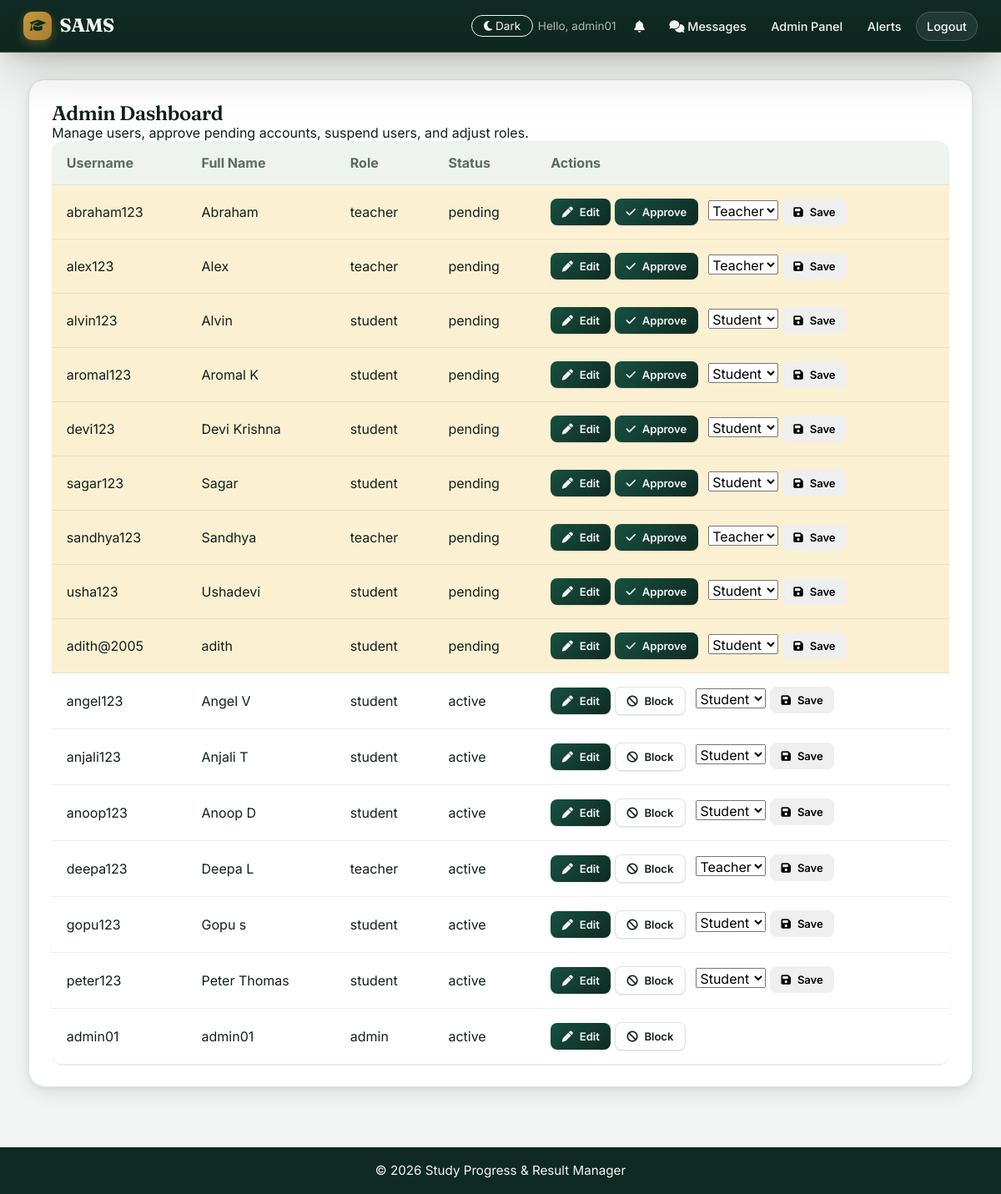
Screenshot of /admin (signed in) with the database file from the repository.
### tables this page shows
CREATE TABLE "users" (
                id INTEGER PRIMARY KEY AUTOINCREMENT,
                username TEXT UNIQUE NOT NULL,
                password TEXT NOT NULL,
                role TEXT NOT NULL CHECK(role IN ('teacher', 'student', 'admin')),
                full_name TEXT NOT NULL,
                status TEXT NOT NULL CHECK(status IN ('pending', 'active', 'blocked')) DEFAULT 'pending',
                department TEXT,
                created_at TIMESTAMP DEFAULT CURRENT_TIMESTAMP
            , theme VARCHAR(10) DEFAULT 'light');

### app.py (the view)
@app.route('/admin')
@login_required
@admin_required
def admin_dashboard():
    conn = get_db_connection()
    users = conn.execute('''
        SELECT * FROM users
        ORDER BY CASE status WHEN 'pending' THEN 0 WHEN 'active' THEN 1 WHEN 'blocked' THEN 2 ELSE 3 END, full_name
    ''').fetchall()
    conn.close()
    return render_template('admin_dashboard.html', users=users)

### app.py (called while the page is built)
def login_required(f):
    @wraps(f)
    def decorated_function(*args, **kwargs):
        if 'user_id' not in session:
            flash('Please log in to access this page.', 'error')
            return redirect(url_for('login'))
        return f(*args, **kwargs)
    return decorated_function

def admin_required(f):
    @wraps(f)
    def decorated_function(*args, **kwargs):
        if session.get('role') != 'admin':
            flash('Access denied', 'error')
            return redirect(url_for('home'))
        return f(*args, **kwargs)
    return decorated_function

@app.context_processor
def inject_current_user():
    return {'current_user': CurrentUser(session)}

@app.context_processor
def inject_unread_notifications():
    count = 0
    if 'user_id' in session:
        try:
            conn = get_db_connection()
            row = conn.execute(
                'SELECT COUNT(*) AS c FROM notifications WHERE user_id = ? AND is_read = 0',
                (session['user_id'],)
            ).fetchone()
            dm_row = conn.execute('''
                SELECT COUNT(*) AS c FROM direct_messages dm
                JOIN conversations conv ON conv.id = dm.conversation_id
                WHERE (conv.user_a = ? OR conv.user_b = ?) AND dm.sender_id != ? AND dm.is_read = 0
            ''', (session['user_id'], session['user_id'], session['user_id'])).fetchone()
            conn.close()
            count = (row['c'] if row else 0) + (dm_row['c'] if dm_row else 0)
        except Exception:
            count = 0
    return {'unread_count': count}

    @property
    def is_authenticated(self):
        return bool(self.id)

### database.py (called while the page is built)
def get_db_connection():
    conn = sqlite3.connect(DATABASE)
    conn.row_factory = sqlite3.Row  # This lets us access columns by name
    return conn

### templates/admin_dashboard.html (shortened to what this page needs)
{% extends 'base.html' %}
{% block content %}
<div class="card">
    <h2>Admin Dashboard</h2>
    <p>Manage users, approve pending accounts, suspend users, and adjust roles.</p>
    <table class="data-table">
        <thead>
            <tr>
                <th>Username</th>
                <th>Full Name</th>
                <th>Role</th>
                <th>Status</th>
                <th>Actions</th>
            </tr>
        </thead>
        <tbody>
            {% for user in users %}
                <tr class="{% if user['status'] == 'pending' %}pending-row{% elif user['status'] == 'blocked' %}blocked-row{% endif %}">
                    <td>{{ user['username'] }}</td>
                    <td>{{ user['full_name'] }}</td>
                    <td>{{ user['role'] }}</td>
                    <td>{{ user['status'] }}</td>
                    <td>
                        <a href="{{ url_for('admin_edit_user', user_id=user['id']) }}" class="btn btn-small btn-primary"><i class="fa-solid fa-pen"></i> Edit</a>
                        {% if user['status'] == 'pending' %}
                            <form method="POST" action="{{ url_for('admin_approve', user_id=user['id']) }}" style="display:inline-block; margin-right:0.5rem;">
                                <button type="submit" class="btn btn-small btn-primary"><i class="fa-solid fa-check"></i> Approve</button>
                            </form>
                        {% elif user['status'] == 'active' %}
                            <form method="POST" action="{{ url_for('admin_block', user_id=user['id']) }}" style="display:inline-block; margin-right:0.5rem;">
                                <button type="submit" class="btn btn-small btn-secondary"><i class="fa-solid fa-ban"></i> Block</button>
                            </form>
                        {% endif %}
                        {% if user['role'] != 'admin' %}
                            <form method="POST" action="{{ url_for('admin_set_role', user_id=user['id']) }}" style="display:inline-block; vertical-align: top;">
                                <select name="role">
                                    <option value="student" {% if user['role'] == 'student' %}selected{% endif %}>Student</option>
                                    <option value="teacher" {% if user['role'] == 'teacher' %}selected{% endif %}>Teacher</option>
                                </select>
                                <button type="submit" class="btn btn-small"><i class="fa-solid fa-floppy-disk"></i> Save</button>
                            </form>
                        {% endif %}
                    </td>
                </tr>
            {% endfor %}
        </tbody>
    </table>
</div>
{% endblock %}

### static/style.css (style rules this page uses)
* { margin: 0; padding: 0; box-sizing: border-box; }
:root { --bg: #f1f4f2; --card-bg: #ffffff; --text: #131f1c; --text-muted: #5b6b63; --border: #dce3de; --primary: #175041; --primary-light: #e4efe9; --navbar-bg: #0f2a22; --navbar-text: #f4f6f4; --input-bg: #ffffff; --input-border: #cbd5d0; --table-header-bg: #eef3ef; --table-row-hover: #f3f7f4; --shadow: rgba(20, 36, 32, 0.08); --shadow-sm: 0 1px 2px rgba(15, 26, 22, 0.06), 0 1px 1px rgba(15, 26, 22, 0.04); --shadow-md: 0 8px 24px -6px rgba(15, 26, 22, 0.14), 0 2px 8px -2px rgba(15, 26, 22, 0.08); --shadow-lg: 0 24px 60px -12px rgba(11, 21, 18, 0.28), 0 8px 20px -6px rgba(11, 21, 18, 0.14); --radius-sm: 10px; --radius-md: 14px; --radius-lg: 20px; --radius-xl: 26px; --flash-success-bg: #e4efe9; --flash-success-text: #1f5142; --flash-success-border: #c7ddd0; --flash-danger-bg: #fbeae5; --flash-danger-text: #9c3a26; --flash-danger-border: #f2cfc3; --flash-info-bg: #e6eef5; --flash-info-text: #234a6b; --flash-warning-bg: #faf1dc; --flash-warning-text: #8a6416; --badge-pass-bg: #e4efe9; --badge-pass-text: #1f5142; --badge-fail-bg: #fbeae5; --badge-fail-text: #9c3a26; --progress-bg: #e1e8e3; --progress-fill: #c89a3d; --streak-color: #c89a3d; --auth-brand-bg: #16342b; --auth-brand-text: #f4f6f4; --row-gold: #fbf0d2; --danger: #c1442d; --row-silver: #eef1ef; --row-bronze: #f5e6d8; --surface: var(--card-bg); --surface-alt: #eef2ef; --secondary: #4b5a53; --surface-border: rgba(20, 36, 32, 0.08); --navbar-border: rgba(244, 246, 244, 0.16); --focus-ring: rgba(31, 81, 66, 0.16); --grade-a: #1f7a5c; --grade-b: #2e8b57; --grade-c: #c89a3d; --grade-d: #c1442d; --gold: #c89a3d; --gold-dark: #a67c2e; --font-display: 'Fraunces', Georgia, serif; --font-body: 'Inter', system-ui, -apple-system, BlinkMacSystemFont, 'Segoe UI', sans-serif; --font-mono: 'IBM Plex Mono', 'SFMono-Regular', Menlo, monospace; }
body, .card, .navbar, input, select, textarea, table, .btn, .flash, .badge { transition: background-color 0.3s ease, color 0.3s ease, border-color 0.3s ease; }
body { font-family: var(--font-body); background: var(--bg); color: var(--text); min-height: 100vh; display: flex; flex-direction: column; -webkit-font-smoothing: antialiased; }
h1, h2, h3, .hero h1, .form-container h2, .card h3, .nav-brand a { font-family: var(--font-display); font-weight: 600; letter-spacing: -0.02em; line-height: 1.15; }
a { color: inherit; text-decoration: none; }
button, input, select, textarea { font: inherit; }
.btn { display: inline-flex; align-items: center; justify-content: center; gap: 0.5rem; padding: 0.85rem 1.5rem; border-radius: var(--radius-sm); font-weight: 600; font-size: 0.95rem; letter-spacing: -0.005em; border: none; cursor: pointer; transition: transform 0.18s cubic-bezier(.2,.8,.2,1), box-shadow 0.18s ease, background-color 0.18s ease, filter 0.18s ease; }
.btn-primary { background: linear-gradient(135deg, var(--primary) 0%, var(--navbar-bg) 100%); color: var(--navbar-text); box-shadow: var(--shadow-sm); }
.btn-secondary { background: var(--surface); color: var(--text); border: 1px solid var(--border); box-shadow: var(--shadow-sm); }
.btn-small { padding: 0.5rem 0.85rem; font-size: 0.82rem; border-radius: 8px; }
.card { background: var(--surface); padding: 1.6rem 1.7rem; border-radius: var(--radius-lg); margin-bottom: 1.5rem; box-shadow: var(--shadow-md); border: 1px solid var(--border); }
.data-table { width: 100%; border-collapse: collapse; background: var(--surface); border-radius: var(--radius-md); overflow: hidden; box-shadow: var(--shadow-sm); }
.data-table th, .data-table td { padding: 1rem 1.1rem; text-align: left; border-bottom: 1px solid var(--surface-border); }
.data-table th { background: var(--table-header-bg); font-weight: 700; color: var(--text-muted); }
.pending-row { background: var(--row-gold); }

### rows the page displays
users: username "abraham123", full_name "Abraham", role "teacher", status "pending", role "Teacher"
users: username "alex123", full_name "Alex", role "teacher", status "pending", role "Teacher"
users: username "alvin123", full_name "Alvin", role "student", status "pending", role "Student"
users: username "aromal123", full_name "Aromal K", role "student", status "pending", role "Student"
users: username "devi123", full_name "Devi Krishna", role "student", status "pending", role "Student"
users: username "sagar123", full_name "Sagar", role "student", status "pending", role "Student"
users: username "sandhya123", full_name "Sandhya", role "teacher", status "pending", role "Teacher"
users: username "usha123", full_name "Ushadevi", role "student", status "pending", role "Student"
users: username "adith@2005", full_name "adith", role "student", status "pending", role "Student"
users: username "angel123", full_name "Angel V", role "student", status "active", role "Student"
users: username "anjali123", full_name "Anjali T", role "student", status "active", role "Student"
users: username "anoop123", full_name "Anoop D", role "student", status "active", role "Student"
users: username "deepa123", full_name "Deepa L", role "teacher", status "active", role "Teacher"
users: username "gopu123", full_name "Gopu s", role "student", status "active", role "Student"
users: username "peter123", full_name "Peter Thomas", role "student", status "active", role "Student"
users: username "admin01", full_name "admin01", role "admin", status "active"

### other values shown
{{ session.get('full_name') }} "admin01"
